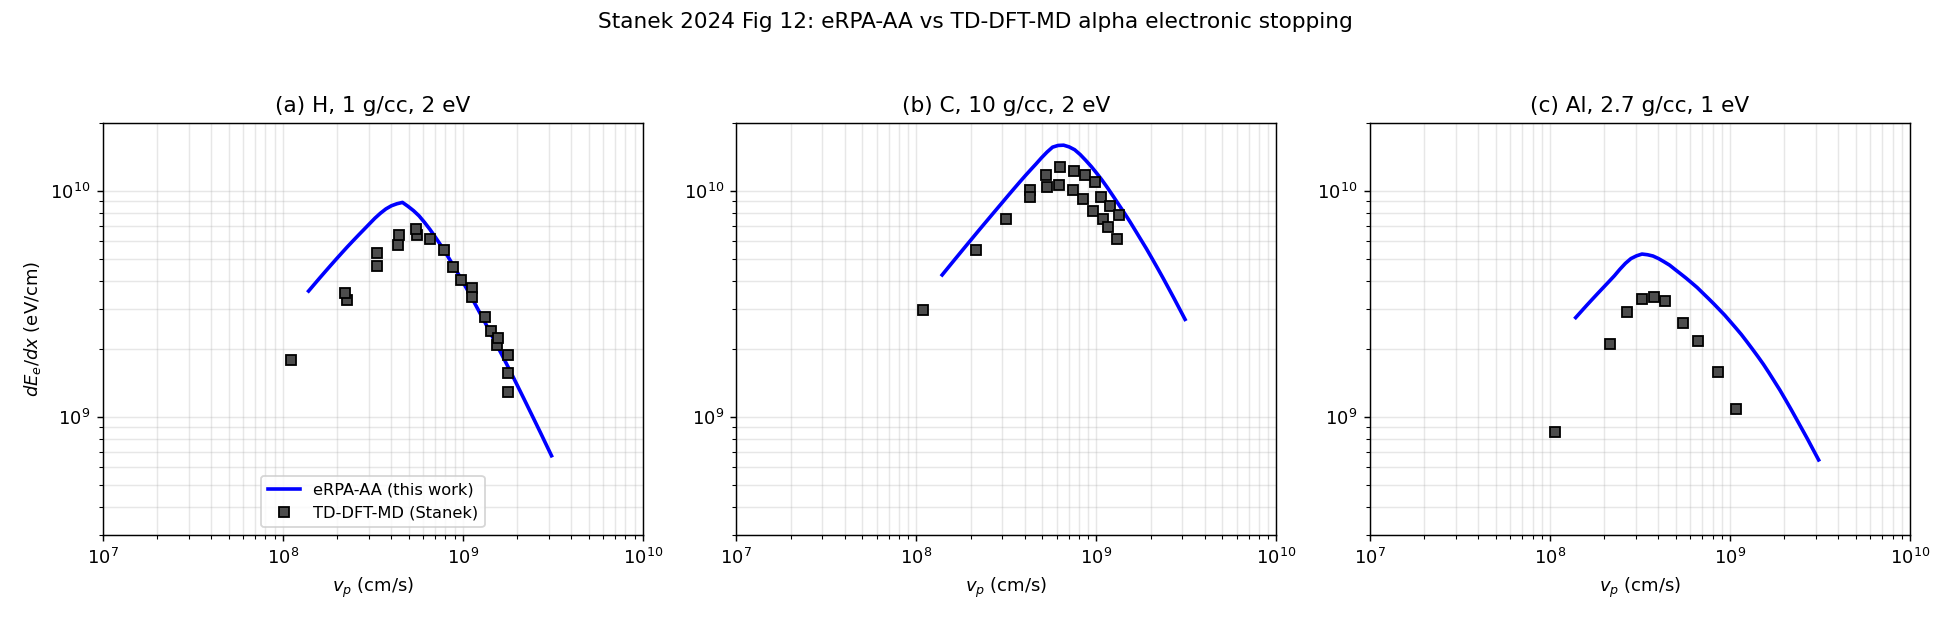

Python code for this plot:
"""
exp_stanek.py -- overlay our eRPA-AA alpha electronic stopping on the TD-DFT-MD
reference points of Stanek 2024 (2nd charged-particle transport workshop), Fig 12,
for the single-species cases H1, C1, Al1.

Stanek Fig 12 plots dEe/dx (eV/cm) vs alpha velocity vp (cm/s).  Our model gives
the stopping cross section in 1e-15 eV cm^2/atom; convert with the case number
density n: dEe/dx[eV/cm] = eps * 1e-15 * n.

Note (Mehlhorn): TD-DFT-MD treats valence electrons explicitly and ADDS an
estimated deep-core contribution; the eRPA-AA includes all bound+free electrons
self-consistently (with DFT-like local-field corrections).  See the radial /
core-depth analysis (stopping_depth.py) for where the AA contributions arise.
"""
import numpy as np
import matplotlib
matplotlib.use('Agg')
import matplotlib.pyplot as plt

NA = 6.022e23
VP = lambda E_amu: 1.389e9 * np.sqrt(E_amu)          # cm/s from MeV/amu

CASES = [  # label, bench dir, A, rho(g/cc), TD-DFT-MD csv
    ('(a) H, 1 g/cc, 2 eV',  '/tmp/bench_H1',  1.008, 1.0,  'data/refs/Stanek_fig12_H.csv'),
    ('(b) C, 10 g/cc, 2 eV', '/tmp/bench_C1',  12.011, 10.0, 'data/refs/Stanek_fig12_C.csv'),
    ('(c) Al, 2.7 g/cc, 1 eV', '/tmp/bench_Al1', 26.98, 2.7, 'data/refs/Stanek_fig12_Al.csv'),
]

fig, axes = plt.subplots(1, 3, figsize=(15, 4.8))
for ax, (lab, od, A, rho, csv) in zip(axes, CASES):
    d = np.loadtxt('%s/dedx_nuc.dat' % od, comments='#')
    E, de = d[:, 0], d[:, 1]                          # E/amu, electronic
    n = rho / A * NA                                  # atoms/cm^3
    vp = VP(E)
    dedx_cm = de * 1e-15 * n                          # eV/cm
    md = np.loadtxt(csv, delimiter=',')
    ax.loglog(vp, dedx_cm, 'b-', lw=2, label='eRPA-AA (this work)')
    ax.loglog(md[:, 0], md[:, 1], 'ks', ms=5, mfc='0.3', label='TD-DFT-MD (Stanek)')
    ax.set_xlim(1e7, 1e10); ax.set_ylim(3e8, 2e10)
    ax.set_xlabel(r'$v_p$ (cm/s)'); ax.set_title(lab)
    ax.grid(alpha=.3, which='both')
axes[0].set_ylabel(r'$dE_e/dx$ (eV/cm)')
axes[0].legend(fontsize=9, loc='lower center')
fig.suptitle('Stanek 2024 Fig 12: eRPA-AA vs TD-DFT-MD alpha electronic stopping')
fig.tight_layout(rect=[0, 0, 1, 0.95])
fig.savefig('exp_stanek.pdf'); fig.savefig('exp_stanek.png', dpi=130)
print('wrote exp_stanek.pdf / .png\n')

print(' case   peak(model)  peak(TD-DFT-MD)  model/data@peak')
for lab, od, A, rho, csv in CASES:
    d = np.loadtxt('%s/dedx_nuc.dat' % od, comments='#')
    n = rho / A * NA
    pk_m = (d[:, 1] * 1e-15 * n).max()
    pk_d = np.loadtxt(csv, delimiter=',')[:, 1].max()
    print('  %-22s %.2e   %.2e     %.2f' % (lab, pk_m, pk_d, pk_m / pk_d))
